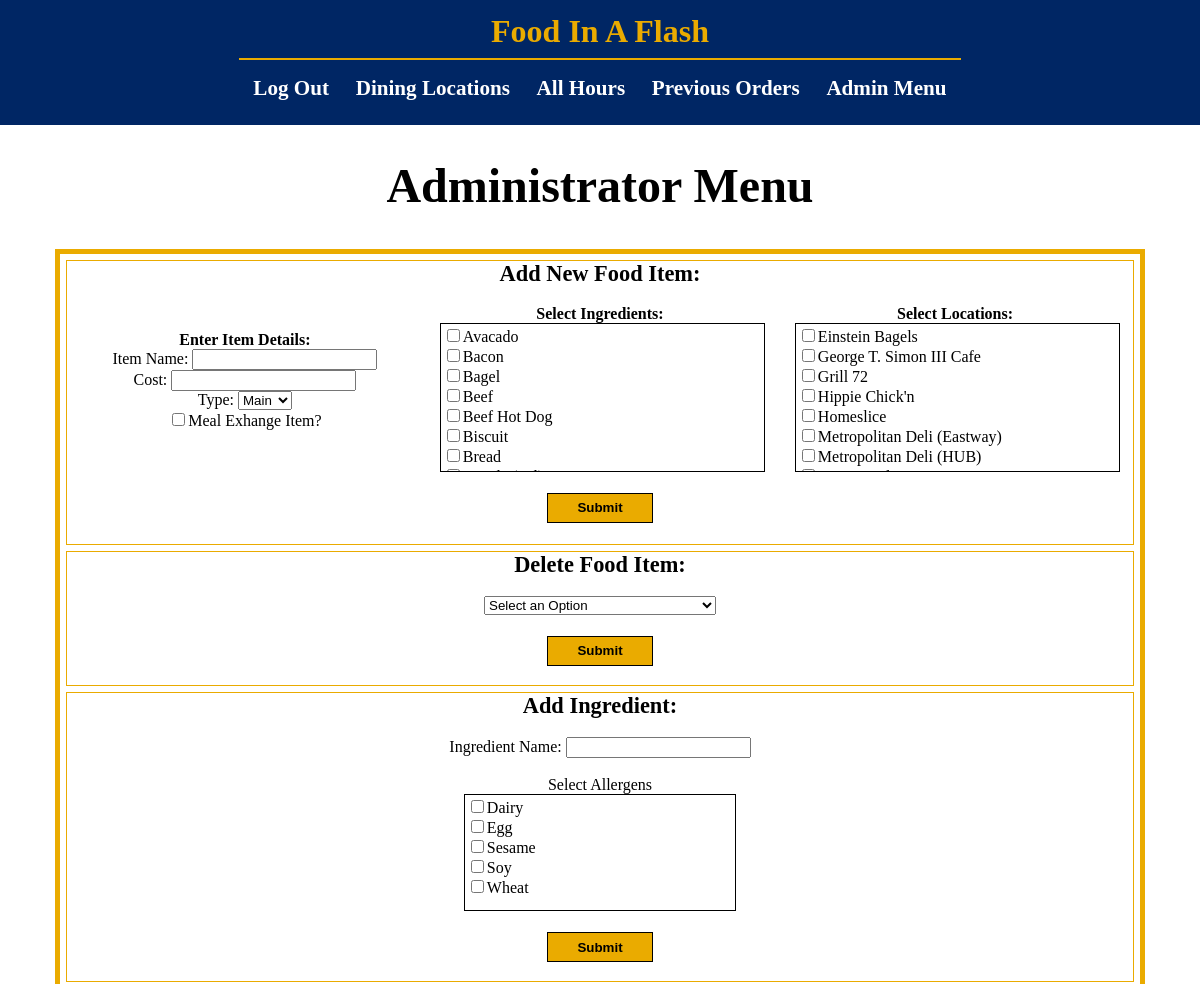
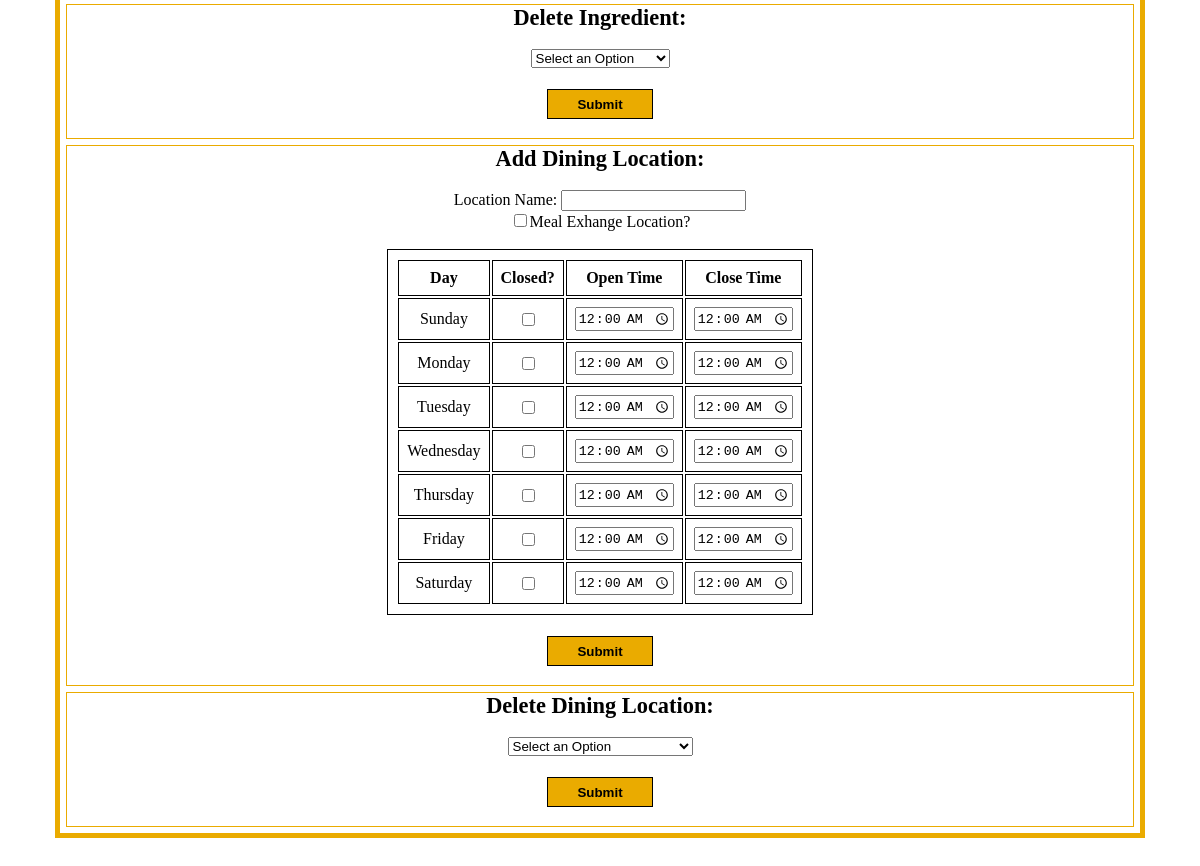
The app's page /pages/admin.php (signed in) with its own data (2 pictures, top to bottom).
### tables this page shows
CREATE TABLE IF NOT EXISTS ingredients(
    ingredient_name varchar(50),
    primary key (ingredient_name)
);

CREATE TABLE IF NOT EXISTS dining_location(
    location_name   varchar(50),
    ME_location     bit(1),
    primary key (location_name)
);

### pages/admin.php (the view, shortened to what this page needs)
<html>
<?php
$conn = new mysqli($servername, $username, $password, $dbname);
?>
<head>
    <link rel="stylesheet" type="text/css" href="../styles/admin.css">
    <link rel="stylesheet" type="text/css" href="../styles/global.css">
</head>
<body>
    <header>
        <p>Food In A Flash</p>
        <hr>
        <nav>
            <ul>
                <li><a href="logout.php">Log Out</a></li>
                <li><a href="locations.php">Dining Locations</a></li>
                <li><a href="hours.php">All Hours</a></li>
                <li><a href="orders.php">Previous Orders</a></li>
                <li><a href="admin.php">Admin Menu</a></li>
            </ul>
        </nav>
    </header>
    <h1>Administrator Menu</h1>
    <div class="container center">
        <div class="option">
            <h3>Add New Food Item:</h3><br>
            <?php
            $dlquery = "SELECT location_name FROM dining_location";
            $diningLocations = $conn->query($dlquery);
            $ingredientQuery = "SELECT ingredient_name FROM ingredients";
            $ingredients = $conn->query($ingredientQuery);
            echo "<div class=\"add-items\">";
                echo "<div class=\"add-item-col\">";
                    echo "<form method=post>";
                        echo "<h4>Enter Item Details:</h4>";
	            	    echo "Item Name: <input type=text name=\"I_name\" required><br>";
                        echo "Cost: <input type=number step=0.01 name=\"I_cost\"><br>";
                        echo "Type: <select name=\"I_type\">";
                            echo "<option value=\"Main\">Main</option>";
                        echo "</select><br>";
                        echo "<input type=checkbox name=\"I_meal_exchange\">Meal Exhange Item?";
                echo "</div>";
                echo "<div class=\"add-item-col\">";
                        if ($ingredients->num_rows > 0) {
                            echo "<h4>Select Ingredients:</h4>";
                            echo "<div class=\"scroll-box\">";
                            while($row = $ingredients->fetch_assoc()) {
                                echo "<input type=checkbox name=\"I_" . urlencode($row["ingredient_name"]) . "\">" . $row["ingredient_name"] . "<br>";
                            }
                            echo "</div>";
                        }
                echo "</div>";
                echo "<div class=\"add-item-col\">";
                        if ($diningLocations->num_rows > 0) {
                            echo "<h4>Select Locations:</h4>";
                            echo "<div class=\"scroll-box\">";
                            while($row = $diningLocations->fetch_assoc()) {
                                echo "<input type=checkbox name=\"I_" . urlencode($row["location_name"]) . "\">" . $row["location_name"] . "<br>";
                            }
                            echo "</div>";
                        }
                echo "</div>";
            echo "</div>";
                        echo "<br><input class=\"submit-button\" type=submit value=\"Submit\"><br>";
            ?>
        </div>
        <div class="option">
            <h3>Delete Food Item:</h3><br>
            <?php
            echo "<form method=post style=\"width: 100%;\">";
            echo "<select name=\"delete_item\">";
            echo "<option value=\"\">Select an Option</option>";
            echo "</select><br><br>";
            echo "<input class=\"submit-button\" type=\"submit\" value=\"Submit\">";
            echo "</form>";
            ?>
        </div>
        <div class="option">
            <h3>Add Ingredient:</h3><br>
            <?php
            $allergenQuery = "SELECT DISTINCT allergen FROM allergens ORDER BY allergen ASC";
            $allergens = $conn->query($allergenQuery);
            echo "<form method=post style=\"width: 100%;\">";
	            echo "Ingredient Name: <input type=text name=\"ing_name\" required><br><br>";
                if ($diningLocations->num_rows > 0) {
                    echo "Select Allergens";
                    echo "<div class=\"scroll-box center\" style=\"width: 25%; height: 7em;\">";
                    while($row = $allergens->fetch_assoc()) {
                        echo "<input type=checkbox name=\"ing_" . urlencode($row["allergen"]) . "\">" . $row["allergen"] . "<br>";
                    }
                    echo "</div>";
                }
                echo "<br><input class=\"submit-button\" type=submit value=\"Submit\"><br>";
            echo "</form>";
            ?>
        </div>
        <div class="option">
            <h3>Delete Ingredient:</h3><br>
            <?php
            echo "<form method=post style=\"width: 100%;\">";
            echo "<select name=\"delete_ingredient\">";
            echo "<option value=\"\">Select an Option</option>";
            echo "</select><br><br>";
            echo "<input class=\"submit-button\" type=\"submit\" value=\"Submit\">";
            echo "</form>";
            ?>
        </div>
        <div class="option">
            <h3>Add Dining Location:</h3><br>
            <form method="post" style="width: 100%;">
                    Location Name: <input type="text" name="location_name" maxlength="50" required><br>
                    <input type=checkbox name="location_ME">Meal Exhange Location?<br><br>
                <table class="center">
                    <tr>
                        <td><h4>Day</h4></td>
                        <td><h4>Closed?</h4></td>
                        <td><h4>Open Time</h4></td>
                        <td><h4>Close Time</h4></td>
                    </tr>
                        <td>Sunday</td>
                        <td><input type="checkbox" name="sunday_closed"></td>
                        <td><input type="time" name="sunday_open_time" value="00:00"></td>
                        <td><input type="time" name="sunday_close_time" value="00:00"></td>
                        <td>Monday</td>
                        <td><input type="checkbox" name="monday_closed"></td>
                        <td><input type="time" name="monday_open_time" value="00:00"></td>
                        <td><input type="time" name="monday_close_time" value="00:00"></td>
                        <td>Tuesday</td>
                        <td><input type="checkbox" name="tuesday_closed"></td>
                        <td><input type="time" name="tuesday_open_time" value="00:00"></td>
                        <td><input type="time" name="tuesday_close_time" value="00:00"></td>
                        <td>Wednesday</td>
                        <td><input type="checkbox" name="wednesday_closed"></td>
                        <td><input type="time" name="wednesday_open_time" value="00:00"></td>
                        <td><input type="time" name="wednesday_close_time" value="00:00"></td>
                        <td>Thursday</td>
                        <td><input type="checkbox" name="thursday_closed"></td>
                        <td><input type="time" name="thursday_open_time" value="00:00"></td>
                        <td><input type="time" name="thursday_close_time" value="00:00"></td>
                        <td>Friday</td>
                        <td><input type="checkbox" name="friday_closed"></td>
                        <td><input type="time" name="friday_open_time" value="00:00"></td>
                        <td><input type="time" name="friday_close_time" value="00:00"></td>
                        <td>Saturday</td>
                        <td><input type="checkbox" name="saturday_closed"></td>
                        <td><input type="time" name="saturday_open_time" value="00:00"></td>
                        <td><input type="time" name="saturday_close_time" value="00:00"></td>
                </table><br>
                <input class="submit-button" type="submit" value="Submit">
            </form>
        </div>
        <div class="option">
            <h3>Delete Dining Location:</h3><br>
            <?php
            echo "<form method=post style=\"width: 100%;\">";
            echo "<select name=\"delete_location\">";
            echo "<option value=\"\">Select an Option</option>";
            echo "</select><br><br>";
            echo "<input class=\"submit-button\" type=\"submit\" value=\"Submit\">";
            echo "</form>";
            ?>
        </div>
    </div>
    <footer>
        <div style="height: 2em;"></div>
    </footer>
</body>
</html>

### styles/admin.css (style rules this page uses)
.container { border: 5px solid #eaab00; width: 90%; text-align: center; margin: 1em; }
.option { display: flex; flex-direction: column; justify-content: center; align-items: center; border: 1px solid #eaab00; min-height: 4em; margin: 0.4em; background-color: #FFFFFF; }
.add-items { display: flex; flex-direction: row; width: 100%; justify-content: space-around; align-items: center; }
.add-item-col { display: flex; flex-direction: column; width: 30%; }
.scroll-box { overflow-y: scroll; height: 9em; width: 100%; border: 0.01em solid #000000; padding: 0.1em; text-align: left; }
.submit-button { width: 10%; border: 0.01em solid #000000; padding: 0.5em; margin: 0.2em; background-color: #eaab00; cursor: pointer; font-weight: bold; }
table { border: 0.01em solid #000000; padding: 0.5em; }
td { border: 0.01em solid #000000; padding: 0.5em; text-align: center; }
h3 { text-align: center; }

### styles/global.css (style rules this page uses)
body { background-color: #FFFFFF; padding: 0; margin: 0; height: 100%; display: flex; flex-direction: column; min-height: 100vh; font-family: calibri; overflow-y: scroll; }
header { background-color: #002664; position: static; width: 100%; padding-bottom: 0.5em; }
header p { color: #eaab00; font-size: 2em; font-weight: bold; font-family: calibri; text-align: center; margin: 0; margin-top: 0.4em; }
header hr { width: 60%; border: 0.01em solid #eaab00; }
header nav ul { list-style-type: none; display: flex; margin: 1em auto; padding: 0; justify-content: space-around; width: 60%; }
header nav a { color: #FFFFFF; text-decoration: none; font-size: 1.1em; font-weight: bold; font-family: calibri; transition: color 0.3s ease; }
header nav li { color: #FFFFFF; font-size: 1.2em; font-weight: bold; font-family: calibri; display: inline-block; }
h1 { text-align: center; margin: 0.4em; margin-top: 0.7em; font-size: 3em; }
h3 { font-weight: bold; font-size: 1.4em; margin: 0; }
h4 { font-weight: bold; margin: 0; }
.center { margin-left: auto; margin-right: auto; }

### records on screen
ingredients: ingredient_name "Avacado"
ingredients: ingredient_name "Bacon"
ingredients: ingredient_name "Bagel"
ingredients: ingredient_name "Beef"
ingredients: ingredient_name "Beef Hot Dog"
ingredients: ingredient_name "Biscuit"
ingredients: ingredient_name "Bread"
dining_location: location_name "Einstein Bagels"
dining_location: location_name "George T. Simon III Cafe"
dining_location: location_name "Grill 72"
dining_location: location_name "Hippie Chick'n"
dining_location: location_name "Homeslice"
dining_location: location_name "Metropolitan Deli (Eastway)"
dining_location: location_name "Metropolitan Deli (HUB)"

### other values on screen
$row["allergen"] "Dairy"
$row["allergen"] "Egg"
$row["allergen"] "Sesame"
$row["allergen"] "Soy"
$row["allergen"] "Wheat"
